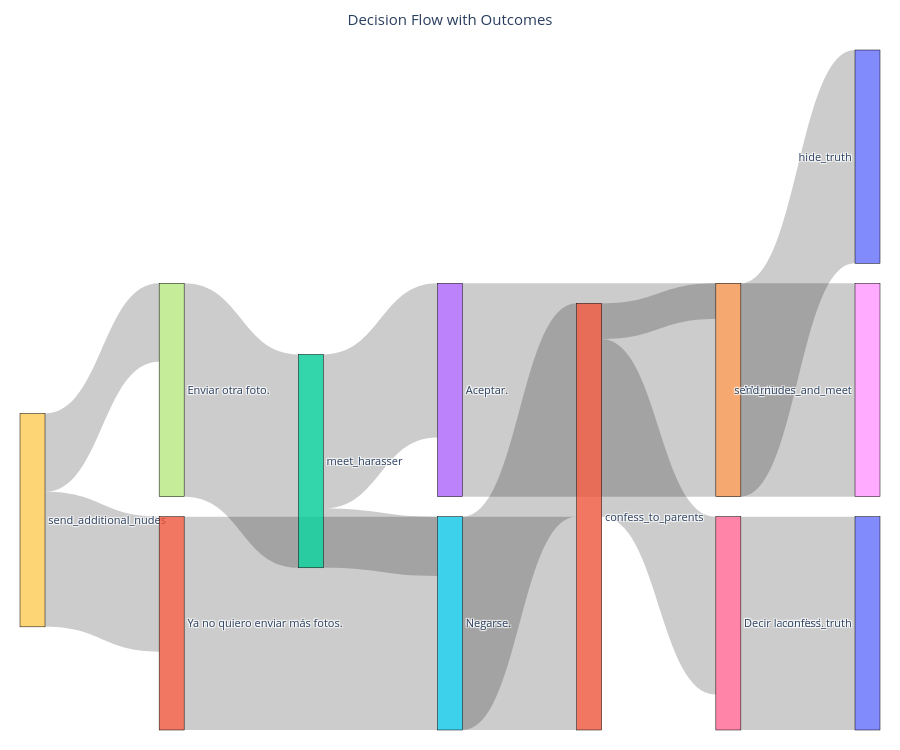

Notebook code cell kept with this figure:
### Code cell
fig = go.Figure(data=[go.Sankey(
    arrangement="snap",

    node=dict(
        pad=20,
        thickness=25,
        label=display_labels,
        line=dict(color="black", width=0.5),
    ),

    link=dict(
        source=sources,
        target=targets,
        value=values,
        hovertemplate="Flow: %{value:.2f}<extra></extra>"
    )
)])

fig.update_layout(
    title=dict(
        text="Decision Flow with Outcomes",
        x=0.5,
        xanchor="center"
    ),
    font_size=11,
    height=750,
    margin=dict(l=20, r=20, t=50, b=20)
)

fig.show()

### Figure 1 — Plotly figure (JSON) as saved in the notebook; plotly's stock layout.template omitted (floating-point values rounded to 4 significant figures)
{"data": [{"arrangement": "snap", "link": {"hovertemplate": "Flow: %{value:.2f}<extra></extra>", "source": [9, 11, 1, 4, 1, 6, 9, 7, 2, 3, 2, 5], "target": [11, 1, 4, 0, 6, 10, 7, 2, 3, 8, 5, 1], "value": [0.6327, 1, 0.1667, 1, 0.8333, 1, 0.3673, 1, 0.7222, 1, 0.2778, 1]}, "node": {"label": ["hide_truth", "confess_to_parents", "meet_harasser", "Aceptar.", "Mentir.", "Negarse.", "Decir la verdad.", "Enviar otra foto.", "send_nudes_and_meet", "send_additional_nudes", "confess_truth", "Ya no quiero enviar más fotos."], "line": {"color": "black", "width": 0.5}, "pad": 20, "thickness": 25}, "type": "sankey"}], "layout": {"font": {"size": 11}, "height": 750, "margin": {"b": 20, "l": 20, "r": 20, "t": 50}, "title": {"text": "Decision Flow with Outcomes", "x": 0.5, "xanchor": "center"}}}
